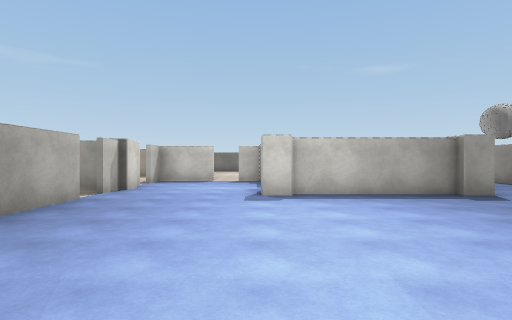
View 1 (above)

19 first-person views from a walk through a Unity game level. The camera is 1.5 m above the floor, looks level and sees 80° across. The floor is counted in squares, 2 m on a side. Each view is taken from the middle of a square. On the plan, view 1 faces up. The plan holds only what a view shows up to about 10 squares ahead; the rest is blank. The place goes on beyond the plan. The player character is not drawn. Some surface patterns are stand-ins.

View 2
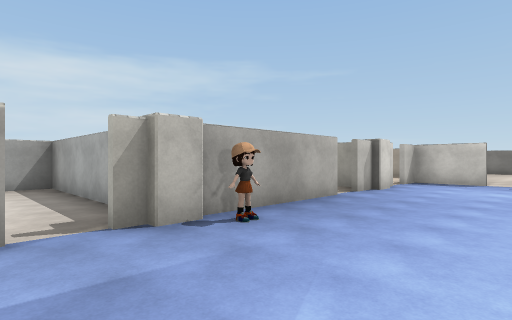

View 3
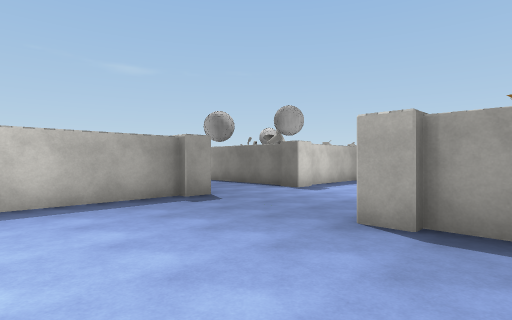

View 4
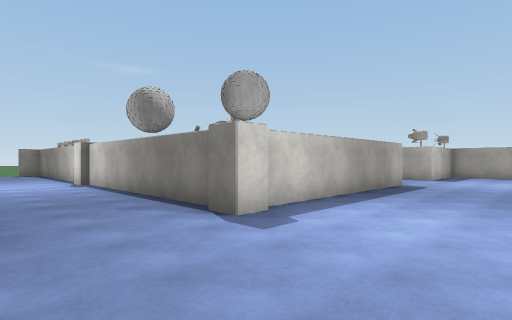

View 5
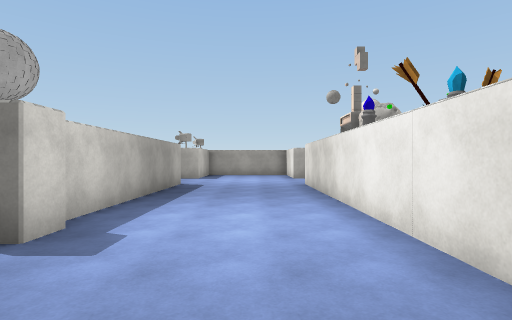

View 6
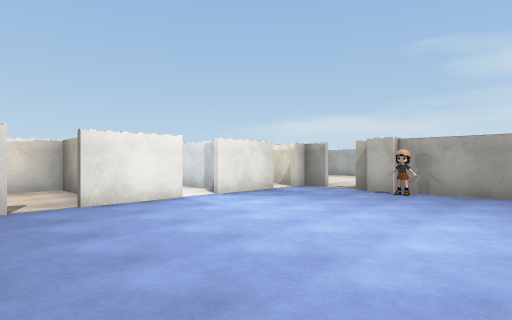

View 7
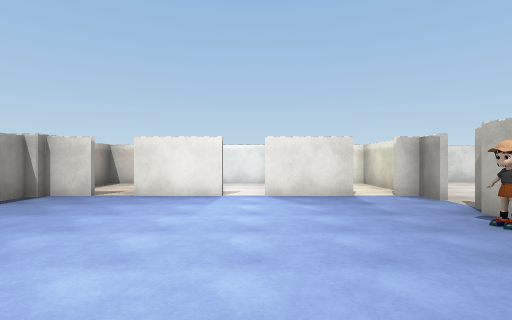

View 8
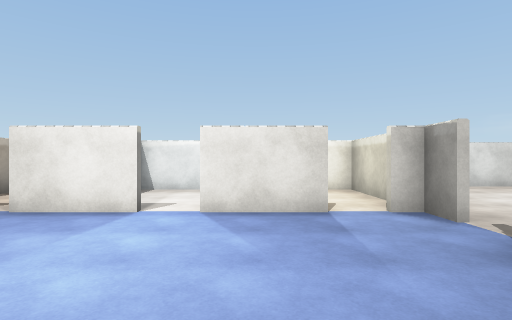

View 9
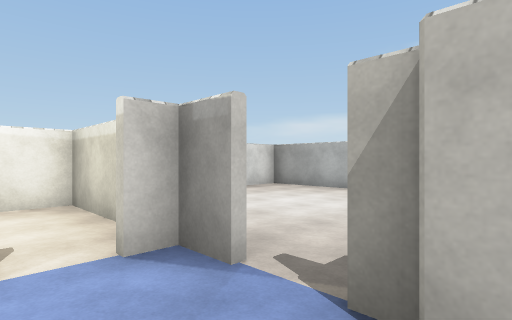

View 10
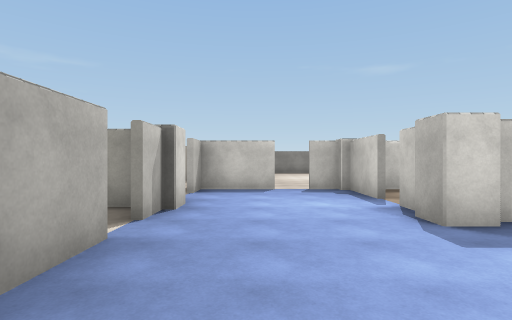

View 11
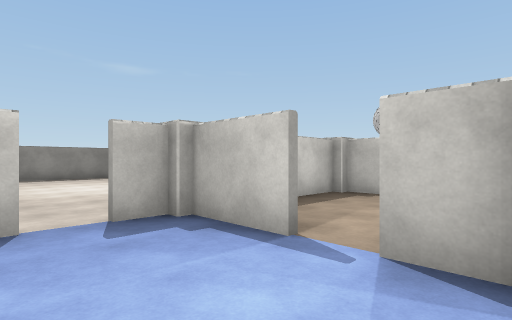

View 12
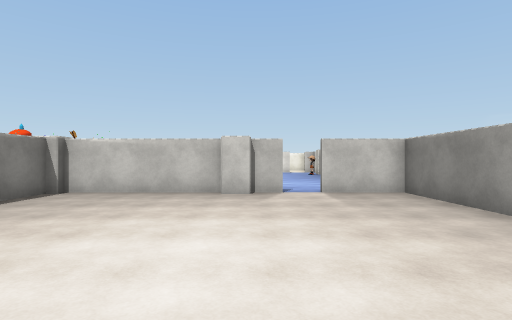

View 13
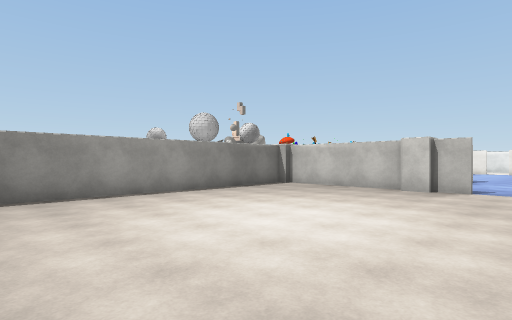

View 14
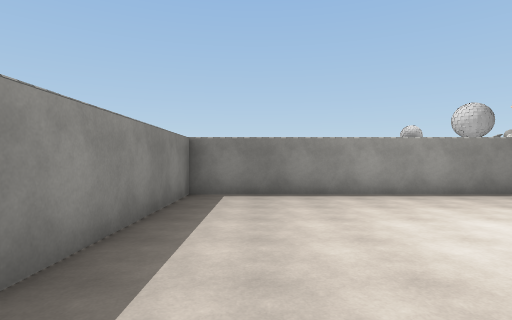

View 15
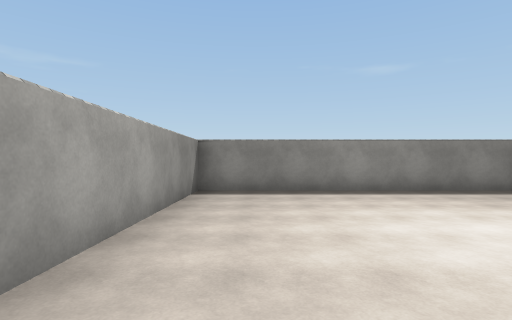

View 16
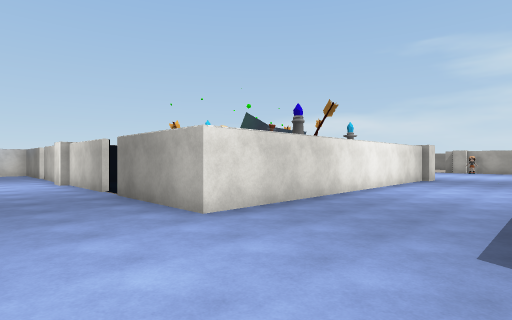

View 17
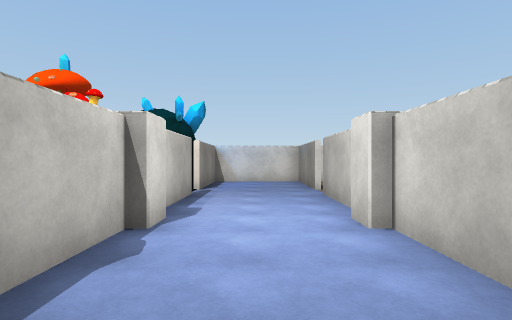

View 18
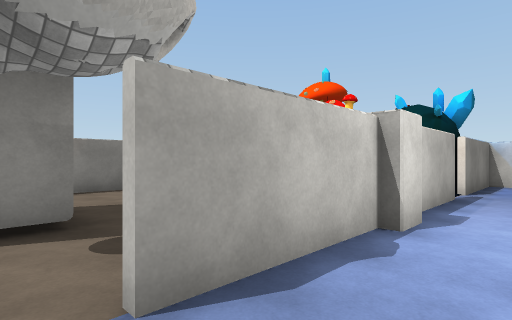

View 19
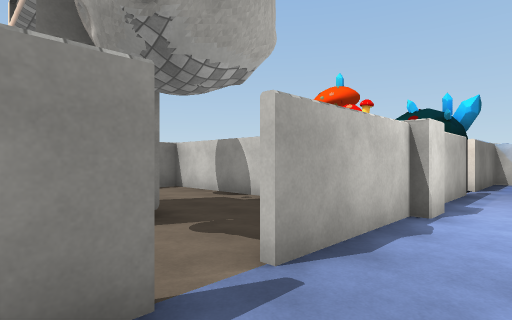

### Floor plan
Ten units are one square. View 1 is at (0, 0); x grows to the right and y downward. Boxes are objects, and circles mark ways between rooms. Rooms are numbered by the first view taken in them; rooms with no view inside come last. Other rooms are left out.
<svg viewBox="-39 -210 224 330">
<path fill="none" stroke="#000" d="M84 -61 77 -61 77 -68M80 -69 80 -131M64 -25 145 -25 145 6M51 -63 44 -63M45 -67 8 -67M44 -20 44 -28M146 -63 86 -63M47 1 47 -21M34 4 45 4M9 -63 1 -63 1 -71M77 -131 77 -138M145 15 145 44M4 -71 4 -80M4 -89 4 -108 -6 -108M6 4 26 4M174 8 174 1M148 44 148 50M-15 -108 -34 -108 -34 -99M145 57 145 79M-21 4 -1 4M-34 -60 -34 -22M-32 -24 -32 -16M174 44 174 15M-32 -82 -32 -76M-34 -76 -34 -67M172 50 172 42M-34 -4 -34 4M145 87 145 109M174 78 174 58M174 115 174 86M1 -112 8 -112M7 -110 45 -110M-6 -110 1 -110M47 -112 47 -205 -34 -205 -34 -110 -15 -110M47 -97 47 -108 12 -108M-7 11 -7 28M-4 37 19 37M-34 9 -34 37"/>
<rect x="85" y="-15" width="10" height="10" fill="#bbb"><title>cone</title></rect>
<rect x="85" y="-25" width="10" height="10" fill="#bbb"><title>crystal</title></rect>
<rect x="95" y="-15" width="10" height="10" fill="#bbb"><title>cone</title></rect>
<rect x="105" y="-25" width="10" height="10" fill="#bbb"><title>crystal</title></rect>
<circle cx="-10" cy="-110" r="3" fill="#2a7"/>
<circle cx="10" cy="-90" r="3" fill="#2a7"/>
<circle cx="0" cy="10" r="3" fill="#2a7"/>
<circle cx="-20" cy="10" r="3" fill="#2a7"/>
<text x="90" y="-50">1</text>
<text x="10" y="-160">2</text>
<text x="30" y="-90">3</text>
<text x="0" y="20">4</text>
<text x="-20" y="20">5</text>
</svg>
Room 1 opens to room 2. Room 1 opens to room 3. Room 1 opens to room 4. Room 1 opens to room 5.

Where each view was taken, in squares from view 1:
view 1: 0 up, 0 right, facing up
view 2: 0 up, 0 right, facing up-left
view 3: 1 up, 1 right, facing up-right
view 4: 3 up, 5 right, facing up-right
view 5: 4 up, 5 right, facing right
view 6: 5 up, 4 right, facing down-left
view 7: 6 up, 0 right, facing down
view 8: 4 up, 1 left, facing down
view 9: 2 up, 2 left, facing down-left
view 10: 3 up, 2 left, facing up
view 11: 7 up, 2 left, facing up-right
view 12: 18 up, 0 right, facing down
view 13: 19 up, 2 left, facing down-right
view 14: 19 up, 2 left, facing right
view 15: 13 up, 2 left, facing up
view 16: 6 up, 17 right, facing down-left
view 17: 1 down, 16 right, facing down
view 18: 1 down, 16 right, facing down-right
view 19: 0 up, 16 right, facing down-right
